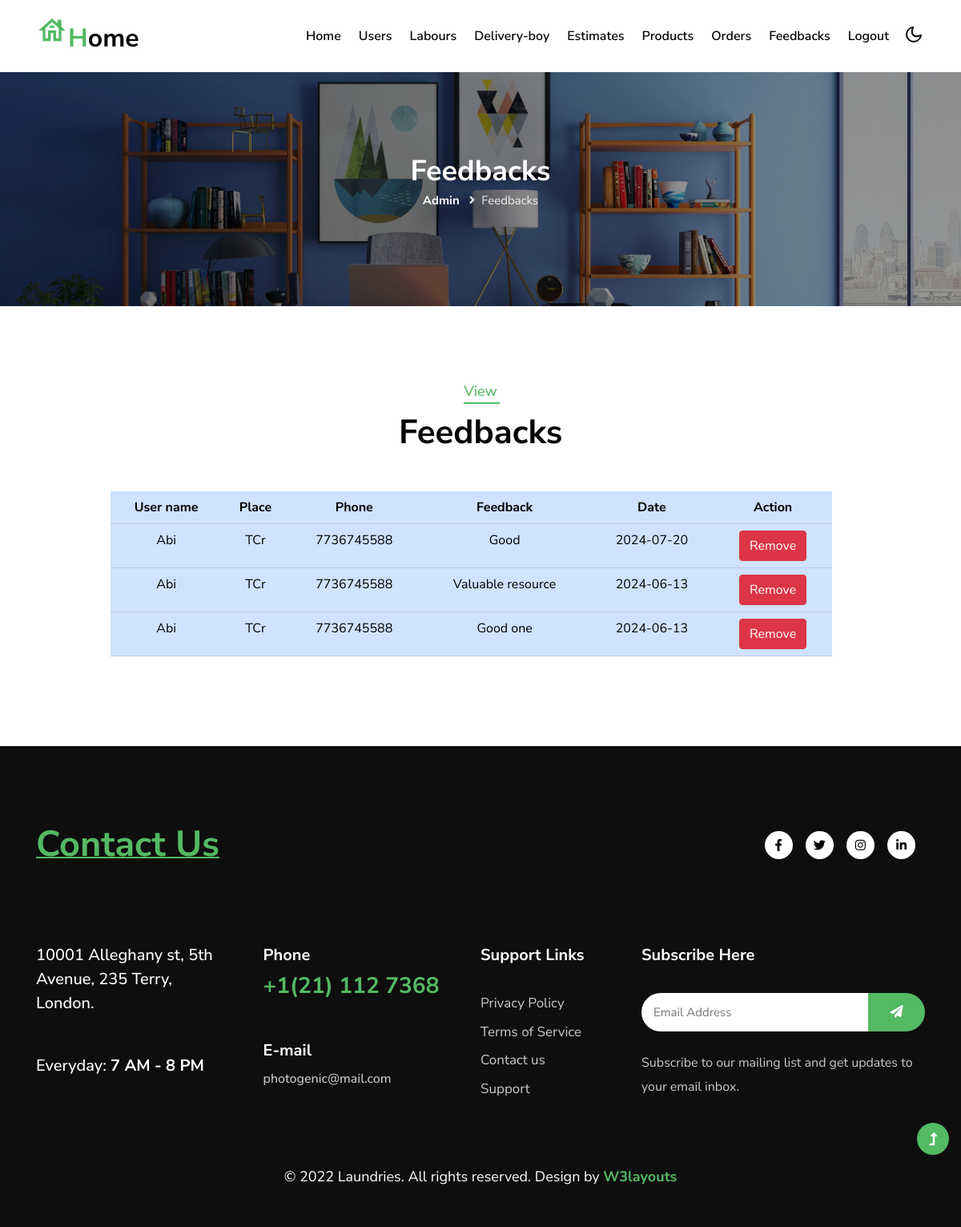
The page /admin/adm_vw_feedbacks.php on the database its author committed.
### tables this page shows
CREATE TABLE `feedback` (
  `f_id` int(10) NOT NULL,
  `u_id` int(10) DEFAULT NULL,
  `date` date DEFAULT NULL,
  `feedback` varchar(200) DEFAULT NULL
);

CREATE TABLE `user_reg` (
  `u_id` int(10) NOT NULL,
  `name` varchar(50) DEFAULT NULL,
  `age` int(10) DEFAULT NULL,
  `email` varchar(50) DEFAULT NULL,
  `place` varchar(50) DEFAULT NULL,
  `phonenumber` bigint(15) DEFAULT NULL,
  `password` varchar(50) DEFAULT NULL,
  `purpose` varchar(50) DEFAULT NULL
);

### admin/adm_vw_feedbacks.php (the view, shortened to what this page needs)
<?php
include "admin_header.php";
$qry = "SELECT * FROM `feedback` ORDER BY(`f_id`)DESC";
$res = mysqli_query($con,$qry);
?>
    <section class="inner-banner py-5">
        <div class="w3l-breadcrumb py-lg-5">
            <div class="container pt-5 pb-sm-4 pb-2">
                <h4 class="inner-text-title font-weight-bold pt-5">Feedbacks</h4>
                <ul class="breadcrumbs-custom-path">
                    <li><a href="../index.html">Admin</a></li>
                    <li class="active"><i class="fas fa-angle-right mx-2"></i>Feedbacks</li>
                </ul>
            </div>
        </div>
    </section>
        <section class="w3l-w3l-contacts-12 py-5">
        <div class="contact-top py-lg-5 py-md-4 py-2">
            <div class="container">
                <div class="title-main text-center mx-auto mb-md-5 mb-4" style="max-width:500px;">
                <h5 class="sub-title">View</h5>
                    <h3 class="title-style">Feedbacks</h3>
                </div>
                <div class="row d-flex justify-content-center align-items-center w-100">
                    <div class="col-md-10 contacts12-main">
                    <table class="table table-stripd table-primary text-center">
                        <tr>
                            <th>User name</th>
                            <th>Place</th>
                            <th>Phone</th>
                            <th>Feedback</th>
                            <th>Date</th>
                            <th>Action</th>
                        </tr>
                        <?php
                            while($row = mysqli_fetch_array($res))
                            {
                                $cmp_id = $row['u_id'];
                                $qry_for_status = "SELECT * FROM `user_reg` WHERE `u_id` = $cmp_id";
                                $status_res = mysqli_query($con,$qry_for_status);
                                $status = mysqli_fetch_array($status_res)
                        ?>
                                <tr>
                                    <td><?php echo $status['name'] ?></td>
                                    <td><?php echo $status['place'] ?></td>
                                    <td><?php echo $status['phonenumber'] ?></td>
                                    <td><?php echo $row['feedback'] ?></td>
                                    <td><?php echo $row['date'] ?></td>
                                    <td>
                                        <a href="adm_actions.php?action=remove_feed&f_id=<?php echo $row['f_id'] ?>&targ=adm_vw_feedbacks.php"><button class="btn btn-danger">Remove</button></a>
                                    </td>
                                </tr>
                        <?php
                            }
                        ?>
                    </table>
                    </div>
                </div>
            </div>
        </div>
    </section>
</body>
<?php
    include "../commonfooter.php";
?>
</html>

### rows shown on the page
feedback: u.name "Abi", u.place "TCr", u.phonenumber "7736745588", feedback "Good", date "2024-07-20"
feedback: u.name "Abi", u.place "TCr", u.phonenumber "7736745588", feedback "Valuable resource", date "2024-06-13"
feedback: u.name "Abi", u.place "TCr", u.phonenumber "7736745588", feedback "Good one", date "2024-06-13"
